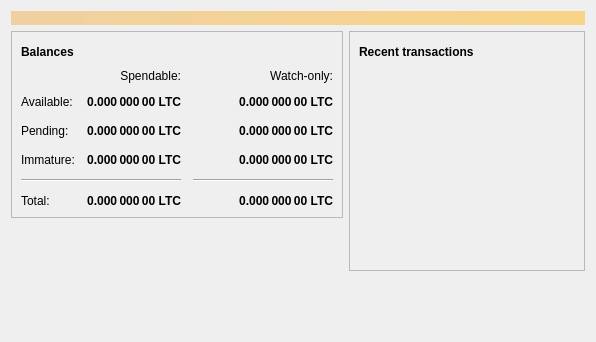
<?xml version="1.0" encoding="UTF-8"?>
<ui version="4.0">
 <class>OverviewPage</class>
 <widget class="QWidget" name="OverviewPage">
  <property name="geometry">
   <rect>
    <x>0</x>
    <y>0</y>
    <width>596</width>
    <height>342</height>
   </rect>
  </property>
  <property name="windowTitle">
   <string>Form</string>
  </property>
  <layout class="QVBoxLayout" name="topLayout">
   <item>
    <widget class="QLabel" name="labelAlerts">
     <property name="visible">
      <bool>false</bool>
     </property>
     <property name="styleSheet">
      <string notr="true">QLabel { background-color: qlineargradient(x1: 0, y1: 0, x2: 1, y2: 0, stop:0 #F0D0A0, stop:1 #F8D488); color:#000000; }</string>
     </property>
     <property name="wordWrap">
      <bool>true</bool>
     </property>
     <property name="margin">
      <number>3</number>
     </property>
     <property name="textInteractionFlags">
      <set>Qt::TextSelectableByMouse</set>
     </property>
    </widget>
   </item>
   <item>
    <layout class="QHBoxLayout" name="horizontalLayout" stretch="1,1">
     <item>
      <layout class="QVBoxLayout" name="verticalLayout_2">
       <item>
        <widget class="QFrame" name="frame">
         <property name="frameShape">
          <enum>QFrame::StyledPanel</enum>
         </property>
         <property name="frameShadow">
          <enum>QFrame::Raised</enum>
         </property>
         <layout class="QVBoxLayout" name="verticalLayout_4">
          <item>
           <layout class="QHBoxLayout" name="horizontalLayout_4">
            <item>
             <widget class="QLabel" name="label_5">
              <property name="font">
               <font>
                <weight>75</weight>
                <bold>true</bold>
               </font>
              </property>
              <property name="text">
               <string>Balances</string>
              </property>
             </widget>
            </item>
            <item>
             <widget class="QPushButton" name="labelWalletStatus">
              <property name="enabled">
               <bool>true</bool>
              </property>
              <property name="maximumSize">
               <size>
                <width>30</width>
                <height>16777215</height>
               </size>
              </property>
              <property name="toolTip">
               <string>The displayed information may be out of date. Your wallet automatically synchronizes with the Camcoin network after a connection is established, but this process has not completed yet.</string>
              </property>
              <property name="text">
               <string/>
              </property>
              <property name="icon">
               <iconset resource="../bitcoin.qrc">
                <normaloff>:/icons/warning</normaloff>
                <disabledoff>:/icons/warning</disabledoff>:/icons/warning</iconset>
              </property>
              <property name="iconSize">
               <size>
                <width>24</width>
                <height>24</height>
               </size>
              </property>
              <property name="flat">
               <bool>true</bool>
              </property>
             </widget>
            </item>
            <item>
             <spacer name="horizontalSpacer_3">
              <property name="orientation">
               <enum>Qt::Horizontal</enum>
              </property>
              <property name="sizeHint" stdset="0">
               <size>
                <width>40</width>
                <height>20</height>
               </size>
              </property>
             </spacer>
            </item>
           </layout>
          </item>
          <item>
           <layout class="QGridLayout" name="gridLayout">
            <property name="spacing">
             <number>12</number>
            </property>
            <item row="2" column="2">
             <widget class="QLabel" name="labelWatchPending">
              <property name="font">
               <font>
                <weight>75</weight>
                <bold>true</bold>
               </font>
              </property>
              <property name="cursor">
               <cursorShape>IBeamCursor</cursorShape>
              </property>
              <property name="toolTip">
               <string>Unconfirmed transactions to watch-only addresses</string>
              </property>
              <property name="text">
               <string notr="true">0.000 000 00 LTC</string>
              </property>
              <property name="alignment">
               <set>Qt::AlignRight|Qt::AlignTrailing|Qt::AlignVCenter</set>
              </property>
              <property name="textInteractionFlags">
               <set>Qt::LinksAccessibleByMouse|Qt::TextSelectableByKeyboard|Qt::TextSelectableByMouse</set>
              </property>
             </widget>
            </item>
            <item row="2" column="1">
             <widget class="QLabel" name="labelUnconfirmed">
              <property name="font">
               <font>
                <weight>75</weight>
                <bold>true</bold>
               </font>
              </property>
              <property name="cursor">
               <cursorShape>IBeamCursor</cursorShape>
              </property>
              <property name="toolTip">
               <string>Total of transactions that have yet to be confirmed, and do not yet count toward the spendable balance</string>
              </property>
              <property name="text">
               <string notr="true">0.000 000 00 LTC</string>
              </property>
              <property name="alignment">
               <set>Qt::AlignRight|Qt::AlignTrailing|Qt::AlignVCenter</set>
              </property>
              <property name="textInteractionFlags">
               <set>Qt::LinksAccessibleByMouse|Qt::TextSelectableByKeyboard|Qt::TextSelectableByMouse</set>
              </property>
             </widget>
            </item>
            <item row="3" column="2">
             <widget class="QLabel" name="labelWatchImmature">
              <property name="font">
               <font>
                <weight>75</weight>
                <bold>true</bold>
               </font>
              </property>
              <property name="cursor">
               <cursorShape>IBeamCursor</cursorShape>
              </property>
              <property name="toolTip">
               <string>Mined balance in watch-only addresses that has not yet matured</string>
              </property>
              <property name="text">
               <string notr="true">0.000 000 00 LTC</string>
              </property>
              <property name="alignment">
               <set>Qt::AlignRight|Qt::AlignTrailing|Qt::AlignVCenter</set>
              </property>
              <property name="textInteractionFlags">
               <set>Qt::LinksAccessibleByMouse|Qt::TextSelectableByKeyboard|Qt::TextSelectableByMouse</set>
              </property>
             </widget>
            </item>
            <item row="4" column="0" colspan="2">
             <widget class="Line" name="line">
              <property name="orientation">
               <enum>Qt::Horizontal</enum>
              </property>
             </widget>
            </item>
            <item row="4" column="2">
             <widget class="Line" name="lineWatchBalance">
              <property name="sizePolicy">
               <sizepolicy hsizetype="Preferred" vsizetype="Fixed">
                <horstretch>0</horstretch>
                <verstretch>0</verstretch>
               </sizepolicy>
              </property>
              <property name="minimumSize">
               <size>
                <width>140</width>
                <height>0</height>
               </size>
              </property>
              <property name="orientation">
               <enum>Qt::Horizontal</enum>
              </property>
             </widget>
            </item>
            <item row="5" column="0">
             <widget class="QLabel" name="labelTotalText">
              <property name="text">
               <string>Total:</string>
              </property>
             </widget>
            </item>
            <item row="3" column="1">
             <widget class="QLabel" name="labelImmature">
              <property name="font">
               <font>
                <weight>75</weight>
                <bold>true</bold>
               </font>
              </property>
              <property name="cursor">
               <cursorShape>IBeamCursor</cursorShape>
              </property>
              <property name="toolTip">
               <string>Mined balance that has not yet matured</string>
              </property>
              <property name="text">
               <string notr="true">0.000 000 00 LTC</string>
              </property>
              <property name="alignment">
               <set>Qt::AlignRight|Qt::AlignTrailing|Qt::AlignVCenter</set>
              </property>
              <property name="textInteractionFlags">
               <set>Qt::LinksAccessibleByMouse|Qt::TextSelectableByKeyboard|Qt::TextSelectableByMouse</set>
              </property>
             </widget>
            </item>
            <item row="2" column="3">
             <spacer name="horizontalSpacer_2">
              <property name="orientation">
               <enum>Qt::Horizontal</enum>
              </property>
              <property name="sizeHint" stdset="0">
               <size>
                <width>40</width>
                <height>20</height>
               </size>
              </property>
             </spacer>
            </item>
            <item row="3" column="0">
             <widget class="QLabel" name="labelImmatureText">
              <property name="text">
               <string>Immature:</string>
              </property>
             </widget>
            </item>
            <item row="5" column="1">
             <widget class="QLabel" name="labelTotal">
              <property name="font">
               <font>
                <weight>75</weight>
                <bold>true</bold>
               </font>
              </property>
              <property name="cursor">
               <cursorShape>IBeamCursor</cursorShape>
              </property>
              <property name="toolTip">
               <string>Your current total balance</string>
              </property>
              <property name="text">
               <string notr="true">0.000 000 00 LTC</string>
              </property>
              <property name="alignment">
               <set>Qt::AlignRight|Qt::AlignTrailing|Qt::AlignVCenter</set>
              </property>
              <property name="textInteractionFlags">
               <set>Qt::LinksAccessibleByMouse|Qt::TextSelectableByKeyboard|Qt::TextSelectableByMouse</set>
              </property>
             </widget>
            </item>
            <item row="5" column="2">
             <widget class="QLabel" name="labelWatchTotal">
              <property name="font">
               <font>
                <weight>75</weight>
                <bold>true</bold>
               </font>
              </property>
              <property name="cursor">
               <cursorShape>IBeamCursor</cursorShape>
              </property>
              <property name="toolTip">
               <string>Current total balance in watch-only addresses</string>
              </property>
              <property name="text">
               <string notr="true">0.000 000 00 LTC</string>
              </property>
              <property name="alignment">
               <set>Qt::AlignRight|Qt::AlignTrailing|Qt::AlignVCenter</set>
              </property>
              <property name="textInteractionFlags">
               <set>Qt::LinksAccessibleByMouse|Qt::TextSelectableByKeyboard|Qt::TextSelectableByMouse</set>
              </property>
             </widget>
            </item>
            <item row="0" column="2">
             <widget class="QLabel" name="labelWatchonly">
              <property name="text">
               <string>Watch-only:</string>
              </property>
              <property name="alignment">
               <set>Qt::AlignRight|Qt::AlignTrailing|Qt::AlignVCenter</set>
              </property>
             </widget>
            </item>
            <item row="1" column="0">
             <widget class="QLabel" name="labelBalanceText">
              <property name="text">
               <string>Available:</string>
              </property>
             </widget>
            </item>
            <item row="1" column="1">
             <widget class="QLabel" name="labelBalance">
              <property name="font">
               <font>
                <weight>75</weight>
                <bold>true</bold>
               </font>
              </property>
              <property name="cursor">
               <cursorShape>IBeamCursor</cursorShape>
              </property>
              <property name="toolTip">
               <string>Your current spendable balance</string>
              </property>
              <property name="text">
               <string notr="true">0.000 000 00 LTC</string>
              </property>
              <property name="alignment">
               <set>Qt::AlignRight|Qt::AlignTrailing|Qt::AlignVCenter</set>
              </property>
              <property name="textInteractionFlags">
               <set>Qt::LinksAccessibleByMouse|Qt::TextSelectableByKeyboard|Qt::TextSelectableByMouse</set>
              </property>
             </widget>
            </item>
            <item row="1" column="2">
             <widget class="QLabel" name="labelWatchAvailable">
              <property name="font">
               <font>
                <weight>75</weight>
                <bold>true</bold>
               </font>
              </property>
              <property name="cursor">
               <cursorShape>IBeamCursor</cursorShape>
              </property>
              <property name="toolTip">
               <string>Your current balance in watch-only addresses</string>
              </property>
              <property name="text">
               <string notr="true">0.000 000 00 LTC</string>
              </property>
              <property name="alignment">
               <set>Qt::AlignRight|Qt::AlignTrailing|Qt::AlignVCenter</set>
              </property>
              <property name="textInteractionFlags">
               <set>Qt::LinksAccessibleByMouse|Qt::TextSelectableByKeyboard|Qt::TextSelectableByMouse</set>
              </property>
             </widget>
            </item>
            <item row="2" column="0">
             <widget class="QLabel" name="labelPendingText">
              <property name="text">
               <string>Pending:</string>
              </property>
             </widget>
            </item>
            <item row="0" column="1">
             <widget class="QLabel" name="labelSpendable">
              <property name="text">
               <string>Spendable:</string>
              </property>
              <property name="alignment">
               <set>Qt::AlignRight|Qt::AlignTrailing|Qt::AlignVCenter</set>
              </property>
             </widget>
            </item>
           </layout>
          </item>
         </layout>
        </widget>
       </item>
       <item>
        <spacer name="verticalSpacer">
         <property name="orientation">
          <enum>Qt::Vertical</enum>
         </property>
         <property name="sizeHint" stdset="0">
          <size>
           <width>20</width>
           <height>40</height>
          </size>
         </property>
        </spacer>
       </item>
      </layout>
     </item>
     <item>
      <layout class="QVBoxLayout" name="verticalLayout_3">
       <item>
        <widget class="QFrame" name="frame_2">
         <property name="frameShape">
          <enum>QFrame::StyledPanel</enum>
         </property>
         <property name="frameShadow">
          <enum>QFrame::Raised</enum>
         </property>
         <layout class="QVBoxLayout" name="verticalLayout">
          <item>
           <layout class="QHBoxLayout" name="horizontalLayout_2">
            <item>
             <widget class="QLabel" name="label_4">
              <property name="font">
               <font>
                <weight>75</weight>
                <bold>true</bold>
               </font>
              </property>
              <property name="text">
               <string>Recent transactions</string>
              </property>
             </widget>
            </item>
            <item>
             <widget class="QPushButton" name="labelTransactionsStatus">
              <property name="enabled">
               <bool>true</bool>
              </property>
              <property name="maximumSize">
               <size>
                <width>30</width>
                <height>16777215</height>
               </size>
              </property>
              <property name="toolTip">
               <string>The displayed information may be out of date. Your wallet automatically synchronizes with the Camcoin network after a connection is established, but this process has not completed yet.</string>
              </property>
              <property name="text">
               <string/>
              </property>
              <property name="icon">
               <iconset resource="../bitcoin.qrc">
                <normaloff>:/icons/warning</normaloff>
                <disabledoff>:/icons/warning</disabledoff>:/icons/warning</iconset>
              </property>
              <property name="iconSize">
               <size>
                <width>24</width>
                <height>24</height>
               </size>
              </property>
              <property name="flat">
               <bool>true</bool>
              </property>
             </widget>
            </item>
            <item>
             <spacer name="horizontalSpacer">
              <property name="orientation">
               <enum>Qt::Horizontal</enum>
              </property>
              <property name="sizeHint" stdset="0">
               <size>
                <width>40</width>
                <height>20</height>
               </size>
              </property>
             </spacer>
            </item>
           </layout>
          </item>
          <item>
           <widget class="QListView" name="listTransactions">
            <property name="styleSheet">
             <string notr="true">QListView { background: transparent; }</string>
            </property>
            <property name="frameShape">
             <enum>QFrame::NoFrame</enum>
            </property>
            <property name="verticalScrollBarPolicy">
             <enum>Qt::ScrollBarAlwaysOff</enum>
            </property>
            <property name="horizontalScrollBarPolicy">
             <enum>Qt::ScrollBarAlwaysOff</enum>
            </property>
            <property name="selectionMode">
             <enum>QAbstractItemView::NoSelection</enum>
            </property>
           </widget>
          </item>
         </layout>
        </widget>
       </item>
       <item>
        <spacer name="verticalSpacer_2">
         <property name="orientation">
          <enum>Qt::Vertical</enum>
         </property>
         <property name="sizeHint" stdset="0">
          <size>
           <width>20</width>
           <height>40</height>
          </size>
         </property>
        </spacer>
       </item>
      </layout>
     </item>
    </layout>
   </item>
  </layout>
 </widget>
 <resources/>
 <connections/>
</ui>
